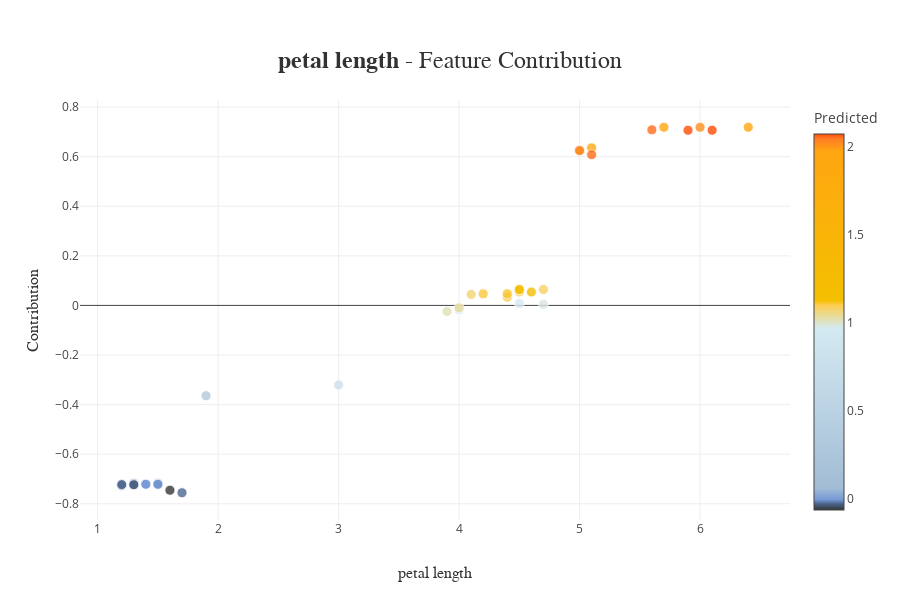

The cell this chart's notebook holds for it:
### Code cell
xpl.plot.contribution_plot("petal length")

### Figure 1 — Plotly figure (JSON) as saved in the notebook; plotly's stock layout.template omitted (floating-point values rounded to 4 significant figures)
{"data": [{"customdata": [14, 98, 75, 16, 131, 56, 141, 44, 29, 120, 94, 5, 102, 51, 78, 42, 92, 66, 31, 35, 90, 84, 77, 40, 125, 99, 33, 19, 73, 146, 91, 135, 69, 128, 114, 48, 53, 28], "hovertemplate": "<b>%{hovertext}</b><br />petal length : %{x}<br />Contribution: %{y:.4f}<extra></extra>", "hovertext": ["Id: 14<br />Predict: -0.016", "Id: 98<br />Predict: 0.799", "Id: 75<br />Predict: 1.097", "Id: 16<br />Predict: 0.028", "Id: 131<br />Predict: 1.974", "Id: 56<br />Predict: 0.984", "Id: 141<br />Predict: 1.895", "Id: 44<br />Predict: 0.334", "Id: 29<br />Predict: -0.064", "Id: 120<br />Predict: 1.974", "Id: 94<br />Predict: 1.107", "Id: 5<br />Predict: -0.027", "Id: 102<br />Predict: 2.071", "Id: 51<br />Predict: 0.971", "Id: 78<br />Predict: 1.087", "Id: 42<br />Predict: -0.031", "Id: 92<br />Predict: 0.953", "Id: 66<br />Predict: 1.121", "Id: 31<br />Predict: 0.028", "Id: 35<br />Predict: -0.031", "Id: 90<br />Predict: 1.112", "Id: 84<br />Predict: 1.126", "Id: 77<br />Predict: 2.042", "Id: 40<br />Predict: -0.032", "Id: 125<br />Predict: 2.013", "Id: 99<br />Predict: 1.072", "Id: 33<br />Predict: -0.005", "Id: 19<br />Predict: -0.019", "Id: 73<br />Predict: 1.082", "Id: 146<br />Predict: 2.018", "Id: 91<br />Predict: 1.207", "Id: 135<br />Predict: 2.071", "Id: 69<br />Predict: 1.015", "Id: 128<br />Predict: 2.053", "Id: 114<br />Predict: 2.053", "Id: 48<br />Predict: -0.005", "Id: 53<br />Predict: 1.035", "Id: 28<br />Predict: -0.005"], "marker": {"color": [-0.016, 0.799, 1.097, 0.028, 1.974, 0.984, 1.895, 0.334, -0.064, 1.974, 1.107, -0.027, 2.071, 0.971, 1.087, -0.031, 0.953, 1.121, 0.028, -0.031, 1.112, 1.126, 2.042, -0.032, 2.013, 1.072, -0.005, -0.019, 1.082, 2.018, 1.207, 2.071, 1.015, 2.053, 2.053, -0.005, 1.035, -0.005], "coloraxis": "coloraxis", "line": {"color": "white", "width": 0.8}, "opacity": 0.8, "size": 10}, "mode": "markers", "type": "scatter", "x": [1.2, 3, 4.4, 1.3, 6.4, 4.7, 5.1, 1.9, 1.6, 5.7, 4.2, 1.7, 5.9, 4.5, 4.5, 1.3, 4, 4.5, 1.5, 1.2, 4.4, 4.5, 5, 1.3, 6, 4.1, 1.4, 1.5, 4.7, 5, 4.6, 6.1, 3.9, 5.6, 5.1, 1.5, 4, 1.4], "y": [-0.726, -0.3207, 0.03287, -0.7176, 0.7186, 0.004205, 0.6354, -0.3642, -0.7454, 0.7184, 0.04663, -0.7556, 0.7065, 0.007528, 0.054, -0.7225, -0.01783, 0.0637, -0.7176, -0.7225, 0.04663, 0.0637, 0.626, -0.7234, 0.7184, 0.04424, -0.7213, -0.7226, 0.06398, 0.6242, 0.054, 0.7065, -0.02458, 0.708, 0.6079, -0.7213, -0.009695, -0.7213]}], "layout": {"coloraxis": {"colorbar": {"title": {"text": "Predicted"}}, "colorscale": [[0, "rgb(52, 55, 54)"], [0.01652, "rgb(74, 99, 138)"], [0.02744, "rgb(116, 153, 214)"], [0.05716, "rgb(162, 188, 213)"], [0.4832, "rgb(212, 234, 242)"], [0.5235, "rgb(235, 216, 134)"], [0.5446, "rgb(255, 204, 83)"], [0.5572, "rgb(244 ,192, 0)"], [0.9548, "rgb(255, 166, 17)"], [0.988, "rgb(255, 123, 38)"], [1, "rgb(255, 77, 7)"]]}, "height": 600, "hovermode": "closest", "title": {"font": {"color": "rgb(50, 50, 50)", "family": "Arial", "size": 24}, "text": "<b>petal length</b> - Feature Contribution", "x": 0.5, "xanchor": "center", "y": 0.9, "yanchor": "middle"}, "width": 900, "xaxis": {"automargin": true, "title": {"font": {"color": "rgb(50, 50, 50)", "family": "Arial Black", "size": 16}, "text": "petal length"}}, "yaxis": {"automargin": true, "title": {"font": {"color": "rgb(50, 50, 50)", "family": "Arial Black", "size": 16}, "text": "Contribution"}}}}
